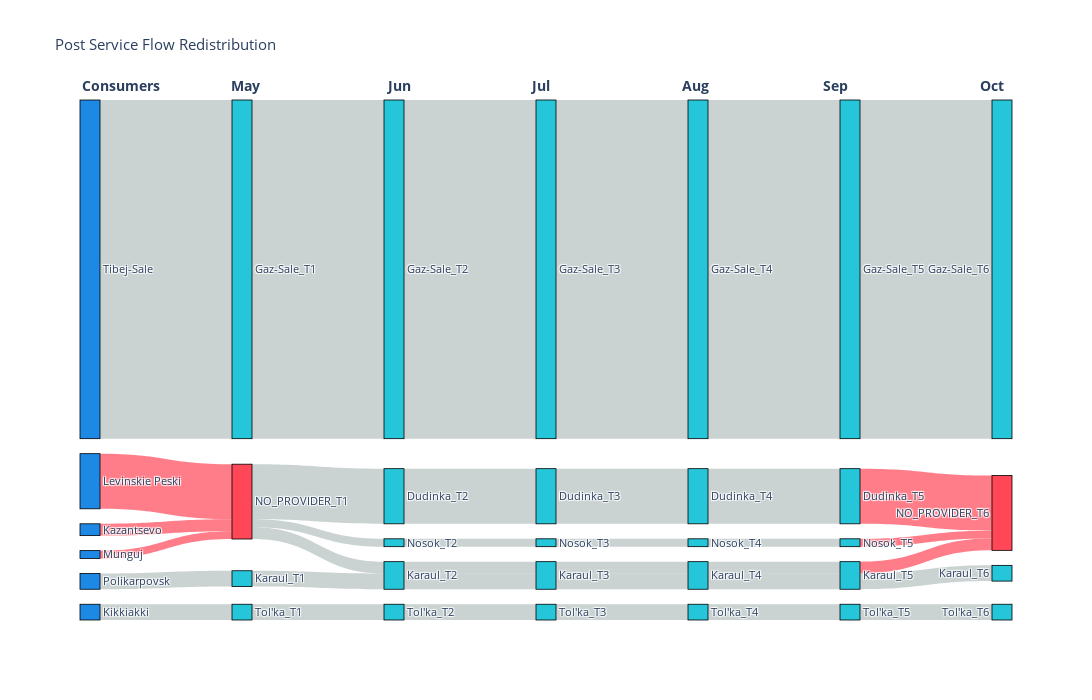
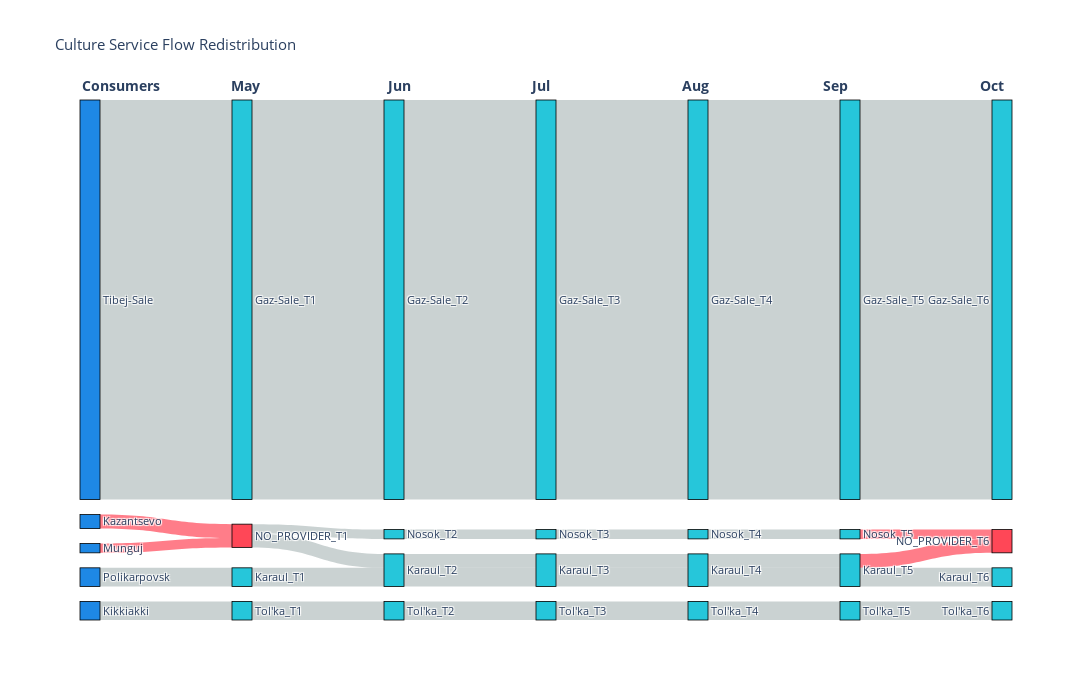
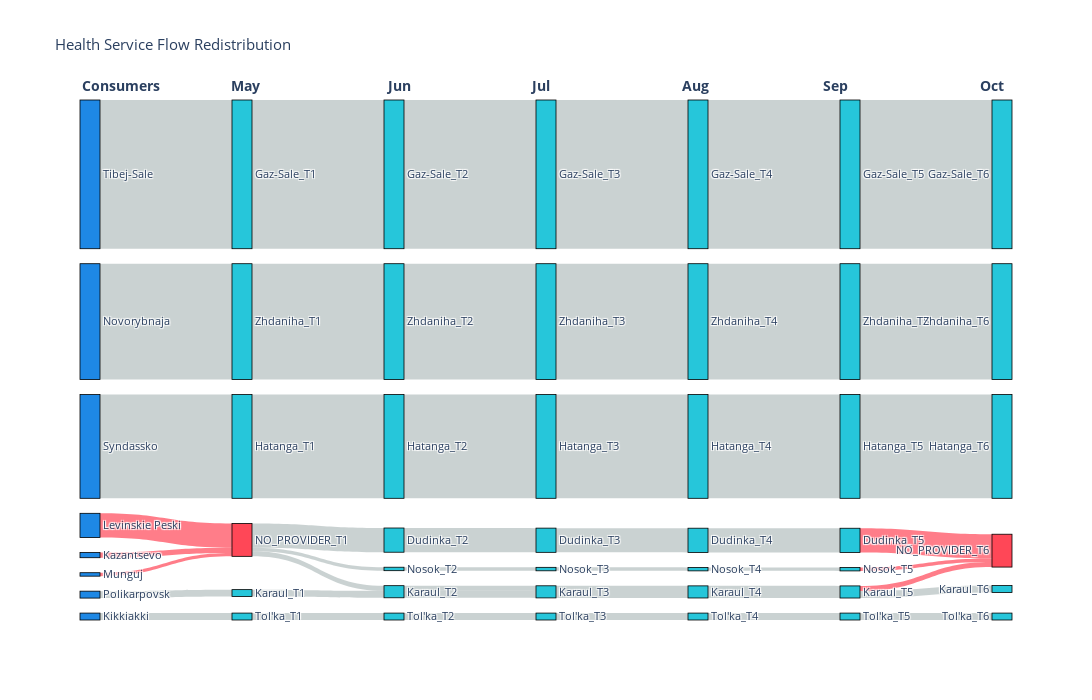
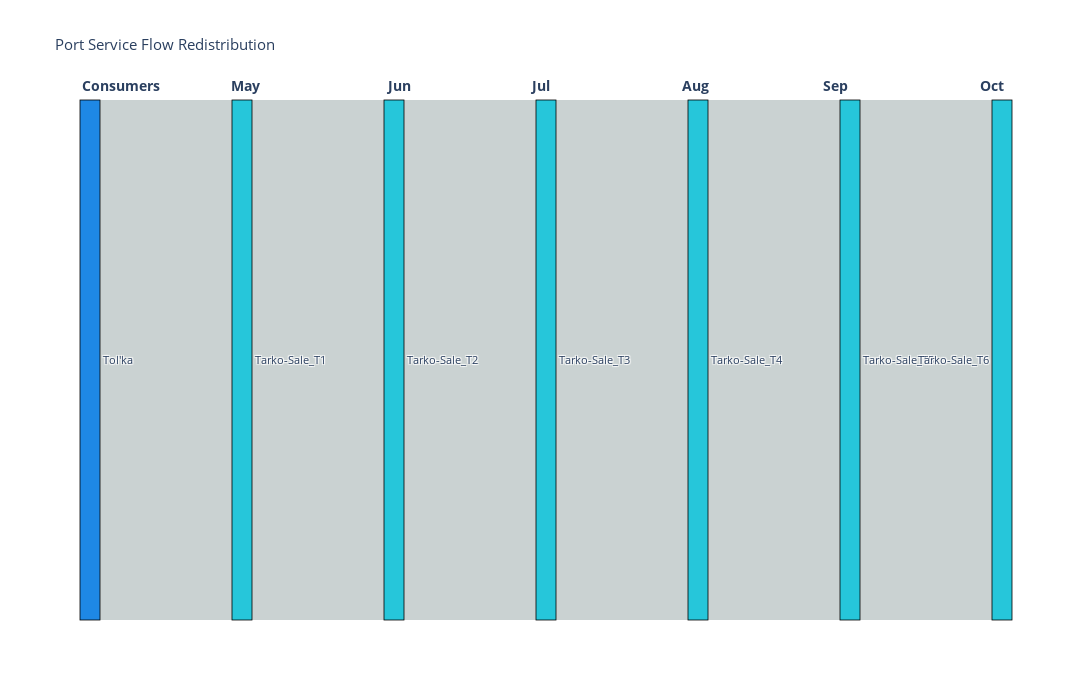

Write notebook code for charts like these, in order.
### Markdown cell above
## 4. Sankey chart

### Code cell
# for service in service_list:
for service in service_list:
    month_start = 4
    end_month = 10
    graphs = all_results["yanao_kras"][service]["stats"].graphs[month_start:end_month]
    _ = create_clean_sankey(graphs, service_name=service, month_start=month_start)

### Figure 1 — Plotly figure (JSON) as saved in the notebook; plotly's stock layout.template omitted (floating-point values rounded to 4 significant figures)
{"data": [{"link": {"color": ["rgba(149, 165, 166, 0.5)", "rgba(149, 165, 166, 0.5)", "rgba(149, 165, 166, 0.5)", "rgba(255, 71, 87, 0.7)", "rgba(255, 71, 87, 0.7)", "rgba(255, 71, 87, 0.7)", "rgba(149, 165, 166, 0.5)", "rgba(149, 165, 166, 0.5)", "rgba(149, 165, 166, 0.5)", "rgba(149, 165, 166, 0.5)", "rgba(149, 165, 166, 0.5)", "rgba(149, 165, 166, 0.5)", "rgba(149, 165, 166, 0.5)", "rgba(149, 165, 166, 0.5)", "rgba(149, 165, 166, 0.5)", "rgba(149, 165, 166, 0.5)", "rgba(149, 165, 166, 0.5)", "rgba(149, 165, 166, 0.5)", "rgba(149, 165, 166, 0.5)", "rgba(149, 165, 166, 0.5)", "rgba(149, 165, 166, 0.5)", "rgba(149, 165, 166, 0.5)", "rgba(149, 165, 166, 0.5)", "rgba(149, 165, 166, 0.5)", "rgba(149, 165, 166, 0.5)", "rgba(149, 165, 166, 0.5)", "rgba(149, 165, 166, 0.5)", "rgba(149, 165, 166, 0.5)", "rgba(149, 165, 166, 0.5)", "rgba(149, 165, 166, 0.5)", "rgba(149, 165, 166, 0.5)", "rgba(255, 71, 87, 0.7)", "rgba(255, 71, 87, 0.7)", "rgba(149, 165, 166, 0.5)", "rgba(255, 71, 87, 0.7)", "rgba(149, 165, 166, 0.5)"], "source": [0, 2, 3, 4, 5, 1, 6, 7, 7, 8, 7, 9, 10, 12, 14, 12, 11, 13, 15, 17, 19, 17, 16, 18, 20, 22, 24, 22, 21, 23, 25, 27, 29, 27, 26, 28], "target": [6, 8, 9, 7, 7, 7, 10, 12, 14, 12, 11, 13, 15, 17, 19, 17, 16, 18, 20, 22, 24, 22, 21, 23, 25, 27, 29, 27, 26, 28, 30, 31, 31, 32, 31, 33], "value": [86, 4, 4, 3, 2, 14, 86, 3, 2, 4, 14, 4, 86, 3, 2, 4, 14, 4, 86, 3, 2, 4, 14, 4, 86, 3, 2, 4, 14, 4, 86, 3, 2, 4, 14, 4]}, "node": {"color": ["#1E88E5", "#1E88E5", "#1E88E5", "#1E88E5", "#1E88E5", "#1E88E5", "#26C6DA", "#FF4757", "#26C6DA", "#26C6DA", "#26C6DA", "#26C6DA", "#26C6DA", "#26C6DA", "#26C6DA", "#26C6DA", "#26C6DA", "#26C6DA", "#26C6DA", "#26C6DA", "#26C6DA", "#26C6DA", "#26C6DA", "#26C6DA", "#26C6DA", "#26C6DA", "#26C6DA", "#26C6DA", "#26C6DA", "#26C6DA", "#26C6DA", "#FF4757", "#26C6DA", "#26C6DA"], "label": ["Tibej-Sale", "Levinskie Peski", "Polikarpovsk", "Kikkiakki", "Kazantsevo", "Munguj", "Gaz-Sale_T1", "NO_PROVIDER_T1", "Karaul_T1", "Tol'ka_T1", "Gaz-Sale_T2", "Dudinka_T2", "Karaul_T2", "Tol'ka_T2", "Nosok_T2", "Gaz-Sale_T3", "Dudinka_T3", "Karaul_T3", "Tol'ka_T3", "Nosok_T3", "Gaz-Sale_T4", "Dudinka_T4", "Karaul_T4", "Tol'ka_T4", "Nosok_T4", "Gaz-Sale_T5", "Dudinka_T5", "Karaul_T5", "Tol'ka_T5", "Nosok_T5", "Gaz-Sale_T6", "NO_PROVIDER_T6", "Karaul_T6", "Tol'ka_T6"], "line": {"color": "black", "width": 0.8}, "pad": 15, "thickness": 20}, "type": "sankey"}], "layout": {"annotations": [{"font": {"size": 14}, "showarrow": false, "text": "<b>Consumers</b>", "x": 0, "xref": "paper", "y": 1.05, "yref": "paper"}, {"font": {"size": 14}, "showarrow": false, "text": "<b>May</b>", "x": 0.16, "xref": "paper", "y": 1.05, "yref": "paper"}, {"font": {"size": 14}, "showarrow": false, "text": "<b>Jun</b>", "x": 0.3267, "xref": "paper", "y": 1.05, "yref": "paper"}, {"font": {"size": 14}, "showarrow": false, "text": "<b>Jul</b>", "x": 0.4933, "xref": "paper", "y": 1.05, "yref": "paper"}, {"font": {"size": 14}, "showarrow": false, "text": "<b>Aug</b>", "x": 0.66, "xref": "paper", "y": 1.05, "yref": "paper"}, {"font": {"size": 14}, "showarrow": false, "text": "<b>Sep</b>", "x": 0.8267, "xref": "paper", "y": 1.05, "yref": "paper"}, {"font": {"size": 14}, "showarrow": false, "text": "<b>Oct</b>", "x": 0.9933, "xref": "paper", "y": 1.05, "yref": "paper"}], "font": {"size": 11}, "height": 700, "title": {"text": "Post Service Flow Redistribution"}, "width": 1400}}

### Figure 2 — Plotly figure (JSON) as saved in the notebook; plotly's stock layout.template omitted (floating-point values rounded to 4 significant figures)
{"data": [{"link": {"color": ["rgba(149, 165, 166, 0.5)", "rgba(149, 165, 166, 0.5)", "rgba(149, 165, 166, 0.5)", "rgba(255, 71, 87, 0.7)", "rgba(255, 71, 87, 0.7)", "rgba(149, 165, 166, 0.5)", "rgba(149, 165, 166, 0.5)", "rgba(149, 165, 166, 0.5)", "rgba(149, 165, 166, 0.5)", "rgba(149, 165, 166, 0.5)", "rgba(149, 165, 166, 0.5)", "rgba(149, 165, 166, 0.5)", "rgba(149, 165, 166, 0.5)", "rgba(149, 165, 166, 0.5)", "rgba(149, 165, 166, 0.5)", "rgba(149, 165, 166, 0.5)", "rgba(149, 165, 166, 0.5)", "rgba(149, 165, 166, 0.5)", "rgba(149, 165, 166, 0.5)", "rgba(149, 165, 166, 0.5)", "rgba(149, 165, 166, 0.5)", "rgba(149, 165, 166, 0.5)", "rgba(149, 165, 166, 0.5)", "rgba(149, 165, 166, 0.5)", "rgba(149, 165, 166, 0.5)", "rgba(149, 165, 166, 0.5)", "rgba(255, 71, 87, 0.7)", "rgba(255, 71, 87, 0.7)", "rgba(149, 165, 166, 0.5)", "rgba(149, 165, 166, 0.5)"], "source": [0, 1, 2, 3, 4, 5, 6, 6, 7, 8, 9, 10, 12, 10, 11, 13, 14, 16, 14, 15, 17, 18, 20, 18, 19, 21, 22, 24, 22, 23], "target": [5, 7, 8, 6, 6, 9, 10, 12, 10, 11, 13, 14, 16, 14, 15, 17, 18, 20, 18, 19, 21, 22, 24, 22, 23, 25, 26, 26, 27, 28], "value": [86, 4, 4, 3, 2, 86, 3, 2, 4, 4, 86, 3, 2, 4, 4, 86, 3, 2, 4, 4, 86, 3, 2, 4, 4, 86, 3, 2, 4, 4]}, "node": {"color": ["#1E88E5", "#1E88E5", "#1E88E5", "#1E88E5", "#1E88E5", "#26C6DA", "#FF4757", "#26C6DA", "#26C6DA", "#26C6DA", "#26C6DA", "#26C6DA", "#26C6DA", "#26C6DA", "#26C6DA", "#26C6DA", "#26C6DA", "#26C6DA", "#26C6DA", "#26C6DA", "#26C6DA", "#26C6DA", "#26C6DA", "#26C6DA", "#26C6DA", "#26C6DA", "#FF4757", "#26C6DA", "#26C6DA"], "label": ["Tibej-Sale", "Polikarpovsk", "Kikkiakki", "Kazantsevo", "Munguj", "Gaz-Sale_T1", "NO_PROVIDER_T1", "Karaul_T1", "Tol'ka_T1", "Gaz-Sale_T2", "Karaul_T2", "Tol'ka_T2", "Nosok_T2", "Gaz-Sale_T3", "Karaul_T3", "Tol'ka_T3", "Nosok_T3", "Gaz-Sale_T4", "Karaul_T4", "Tol'ka_T4", "Nosok_T4", "Gaz-Sale_T5", "Karaul_T5", "Tol'ka_T5", "Nosok_T5", "Gaz-Sale_T6", "NO_PROVIDER_T6", "Karaul_T6", "Tol'ka_T6"], "line": {"color": "black", "width": 0.8}, "pad": 15, "thickness": 20}, "type": "sankey"}], "layout": {"annotations": [{"font": {"size": 14}, "showarrow": false, "text": "<b>Consumers</b>", "x": 0, "xref": "paper", "y": 1.05, "yref": "paper"}, {"font": {"size": 14}, "showarrow": false, "text": "<b>May</b>", "x": 0.16, "xref": "paper", "y": 1.05, "yref": "paper"}, {"font": {"size": 14}, "showarrow": false, "text": "<b>Jun</b>", "x": 0.3267, "xref": "paper", "y": 1.05, "yref": "paper"}, {"font": {"size": 14}, "showarrow": false, "text": "<b>Jul</b>", "x": 0.4933, "xref": "paper", "y": 1.05, "yref": "paper"}, {"font": {"size": 14}, "showarrow": false, "text": "<b>Aug</b>", "x": 0.66, "xref": "paper", "y": 1.05, "yref": "paper"}, {"font": {"size": 14}, "showarrow": false, "text": "<b>Sep</b>", "x": 0.8267, "xref": "paper", "y": 1.05, "yref": "paper"}, {"font": {"size": 14}, "showarrow": false, "text": "<b>Oct</b>", "x": 0.9933, "xref": "paper", "y": 1.05, "yref": "paper"}], "font": {"size": 11}, "height": 700, "title": {"text": "Culture Service Flow Redistribution"}, "width": 1400}}

### Figure 3 — Plotly figure (JSON) as saved in the notebook; plotly's stock layout.template omitted (floating-point values rounded to 4 significant figures)
{"data": [{"link": {"color": ["rgba(149, 165, 166, 0.5)", "rgba(149, 165, 166, 0.5)", "rgba(149, 165, 166, 0.5)", "rgba(149, 165, 166, 0.5)", "rgba(149, 165, 166, 0.5)", "rgba(255, 71, 87, 0.7)", "rgba(255, 71, 87, 0.7)", "rgba(255, 71, 87, 0.7)", "rgba(149, 165, 166, 0.5)", "rgba(149, 165, 166, 0.5)", "rgba(149, 165, 166, 0.5)", "rgba(149, 165, 166, 0.5)", "rgba(149, 165, 166, 0.5)", "rgba(149, 165, 166, 0.5)", "rgba(149, 165, 166, 0.5)", "rgba(149, 165, 166, 0.5)", "rgba(149, 165, 166, 0.5)", "rgba(149, 165, 166, 0.5)", "rgba(149, 165, 166, 0.5)", "rgba(149, 165, 166, 0.5)", "rgba(149, 165, 166, 0.5)", "rgba(149, 165, 166, 0.5)", "rgba(149, 165, 166, 0.5)", "rgba(149, 165, 166, 0.5)", "rgba(149, 165, 166, 0.5)", "rgba(149, 165, 166, 0.5)", "rgba(149, 165, 166, 0.5)", "rgba(149, 165, 166, 0.5)", "rgba(149, 165, 166, 0.5)", "rgba(149, 165, 166, 0.5)", "rgba(149, 165, 166, 0.5)", "rgba(149, 165, 166, 0.5)", "rgba(149, 165, 166, 0.5)", "rgba(149, 165, 166, 0.5)", "rgba(149, 165, 166, 0.5)", "rgba(149, 165, 166, 0.5)", "rgba(149, 165, 166, 0.5)", "rgba(149, 165, 166, 0.5)", "rgba(149, 165, 166, 0.5)", "rgba(149, 165, 166, 0.5)", "rgba(149, 165, 166, 0.5)", "rgba(255, 71, 87, 0.7)", "rgba(255, 71, 87, 0.7)", "rgba(149, 165, 166, 0.5)", "rgba(255, 71, 87, 0.7)", "rgba(149, 165, 166, 0.5)", "rgba(149, 165, 166, 0.5)", "rgba(149, 165, 166, 0.5)"], "source": [0, 4, 1, 5, 2, 6, 7, 3, 8, 11, 11, 12, 11, 9, 13, 10, 14, 18, 20, 18, 17, 15, 19, 16, 21, 25, 27, 25, 24, 22, 26, 23, 28, 32, 34, 32, 31, 29, 33, 30, 35, 39, 41, 39, 38, 36, 40, 37], "target": [8, 12, 9, 13, 10, 11, 11, 11, 14, 18, 20, 18, 17, 15, 19, 16, 21, 25, 27, 25, 24, 22, 26, 23, 28, 32, 34, 32, 31, 29, 33, 30, 35, 39, 41, 39, 38, 36, 40, 37, 42, 45, 45, 46, 45, 43, 47, 44], "value": [86, 4, 67, 4, 60, 3, 2, 14, 86, 3, 2, 4, 14, 67, 4, 60, 86, 3, 2, 4, 14, 67, 4, 60, 86, 3, 2, 4, 14, 67, 4, 60, 86, 3, 2, 4, 14, 67, 4, 60, 86, 3, 2, 4, 14, 67, 4, 60]}, "node": {"color": ["#1E88E5", "#1E88E5", "#1E88E5", "#1E88E5", "#1E88E5", "#1E88E5", "#1E88E5", "#1E88E5", "#26C6DA", "#26C6DA", "#26C6DA", "#FF4757", "#26C6DA", "#26C6DA", "#26C6DA", "#26C6DA", "#26C6DA", "#26C6DA", "#26C6DA", "#26C6DA", "#26C6DA", "#26C6DA", "#26C6DA", "#26C6DA", "#26C6DA", "#26C6DA", "#26C6DA", "#26C6DA", "#26C6DA", "#26C6DA", "#26C6DA", "#26C6DA", "#26C6DA", "#26C6DA", "#26C6DA", "#26C6DA", "#26C6DA", "#26C6DA", "#26C6DA", "#26C6DA", "#26C6DA", "#26C6DA", "#26C6DA", "#26C6DA", "#26C6DA", "#FF4757", "#26C6DA", "#26C6DA"], "label": ["Tibej-Sale", "Novorybnaja", "Syndassko", "Levinskie Peski", "Polikarpovsk", "Kikkiakki", "Kazantsevo", "Munguj", "Gaz-Sale_T1", "Zhdaniha_T1", "Hatanga_T1", "NO_PROVIDER_T1", "Karaul_T1", "Tol'ka_T1", "Gaz-Sale_T2", "Zhdaniha_T2", "Hatanga_T2", "Dudinka_T2", "Karaul_T2", "Tol'ka_T2", "Nosok_T2", "Gaz-Sale_T3", "Zhdaniha_T3", "Hatanga_T3", "Dudinka_T3", "Karaul_T3", "Tol'ka_T3", "Nosok_T3", "Gaz-Sale_T4", "Zhdaniha_T4", "Hatanga_T4", "Dudinka_T4", "Karaul_T4", "Tol'ka_T4", "Nosok_T4", "Gaz-Sale_T5", "Zhdaniha_T5", "Hatanga_T5", "Dudinka_T5", "Karaul_T5", "Tol'ka_T5", "Nosok_T5", "Gaz-Sale_T6", "Zhdaniha_T6", "Hatanga_T6", "NO_PROVIDER_T6", "Karaul_T6", "Tol'ka_T6"], "line": {"color": "black", "width": 0.8}, "pad": 15, "thickness": 20}, "type": "sankey"}], "layout": {"annotations": [{"font": {"size": 14}, "showarrow": false, "text": "<b>Consumers</b>", "x": 0, "xref": "paper", "y": 1.05, "yref": "paper"}, {"font": {"size": 14}, "showarrow": false, "text": "<b>May</b>", "x": 0.16, "xref": "paper", "y": 1.05, "yref": "paper"}, {"font": {"size": 14}, "showarrow": false, "text": "<b>Jun</b>", "x": 0.3267, "xref": "paper", "y": 1.05, "yref": "paper"}, {"font": {"size": 14}, "showarrow": false, "text": "<b>Jul</b>", "x": 0.4933, "xref": "paper", "y": 1.05, "yref": "paper"}, {"font": {"size": 14}, "showarrow": false, "text": "<b>Aug</b>", "x": 0.66, "xref": "paper", "y": 1.05, "yref": "paper"}, {"font": {"size": 14}, "showarrow": false, "text": "<b>Sep</b>", "x": 0.8267, "xref": "paper", "y": 1.05, "yref": "paper"}, {"font": {"size": 14}, "showarrow": false, "text": "<b>Oct</b>", "x": 0.9933, "xref": "paper", "y": 1.05, "yref": "paper"}], "font": {"size": 11}, "height": 700, "title": {"text": "Health Service Flow Redistribution"}, "width": 1400}}

### Figure 4 — Plotly figure (JSON) as saved in the notebook; plotly's stock layout.template omitted (floating-point values rounded to 4 significant figures)
{"data": [{"link": {"color": ["rgba(149, 165, 166, 0.5)", "rgba(149, 165, 166, 0.5)", "rgba(149, 165, 166, 0.5)", "rgba(149, 165, 166, 0.5)", "rgba(149, 165, 166, 0.5)", "rgba(149, 165, 166, 0.5)"], "source": [0, 1, 2, 3, 4, 5], "target": [1, 2, 3, 4, 5, 6], "value": [236, 236, 236, 236, 236, 236]}, "node": {"color": ["#1E88E5", "#26C6DA", "#26C6DA", "#26C6DA", "#26C6DA", "#26C6DA", "#26C6DA"], "label": ["Tol'ka", "Tarko-Sale_T1", "Tarko-Sale_T2", "Tarko-Sale_T3", "Tarko-Sale_T4", "Tarko-Sale_T5", "Tarko-Sale_T6"], "line": {"color": "black", "width": 0.8}, "pad": 15, "thickness": 20}, "type": "sankey"}], "layout": {"annotations": [{"font": {"size": 14}, "showarrow": false, "text": "<b>Consumers</b>", "x": 0, "xref": "paper", "y": 1.05, "yref": "paper"}, {"font": {"size": 14}, "showarrow": false, "text": "<b>May</b>", "x": 0.16, "xref": "paper", "y": 1.05, "yref": "paper"}, {"font": {"size": 14}, "showarrow": false, "text": "<b>Jun</b>", "x": 0.3267, "xref": "paper", "y": 1.05, "yref": "paper"}, {"font": {"size": 14}, "showarrow": false, "text": "<b>Jul</b>", "x": 0.4933, "xref": "paper", "y": 1.05, "yref": "paper"}, {"font": {"size": 14}, "showarrow": false, "text": "<b>Aug</b>", "x": 0.66, "xref": "paper", "y": 1.05, "yref": "paper"}, {"font": {"size": 14}, "showarrow": false, "text": "<b>Sep</b>", "x": 0.8267, "xref": "paper", "y": 1.05, "yref": "paper"}, {"font": {"size": 14}, "showarrow": false, "text": "<b>Oct</b>", "x": 0.9933, "xref": "paper", "y": 1.05, "yref": "paper"}], "font": {"size": 11}, "height": 700, "title": {"text": "Port Service Flow Redistribution"}, "width": 1400}}
